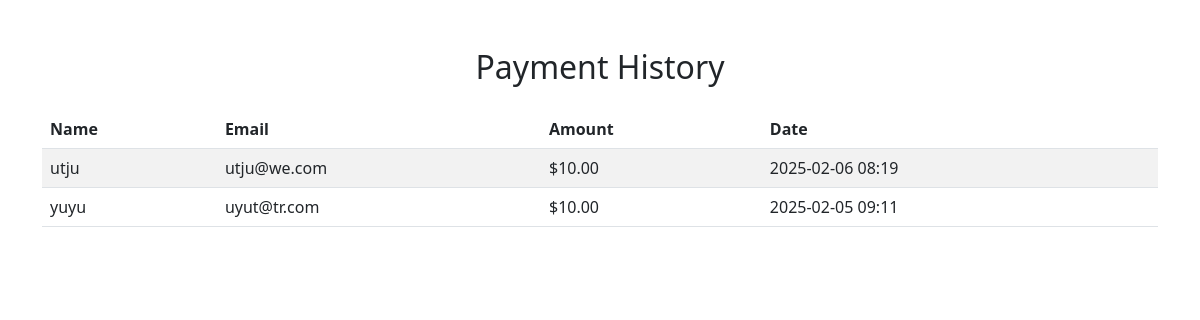
/payment-history/, run on the app's committed database.
### core/models.py (models this page shows, shortened)
class Payment(models.Model):
    name = models.CharField(max_length=100)
    email = models.EmailField()
    amount = models.DecimalField(max_digits=10, decimal_places=2)
    date = models.DateTimeField(auto_now_add=True)

### core/views.py (the view)
# urls.py: path('payment-history/', views.payment_history, name='payment_history'),
def payment_history(request):
    payments = Payment.objects.all().order_by('-date')  # �demeleri tarihe g�re s�rala
    return render(request, 'core/payment_history.html', {'payments': payments})

### core/templates/core/payment_history.html (shortened to what this page needs)
﻿{% extends 'base.html' %}
{% block content %}
<h2 class="text-center my-4">Payment History</h2>
<table class="table table-striped">
    <thead>
        <tr>
            <th>Name</th>
            <th>Email</th>
            <th>Amount</th>
            <th>Date</th>
        </tr>
    </thead>
    <tbody>
        {% for payment in payments %}
        <tr>
            <td>{{ payment.name }}</td>
            <td>{{ payment.email }}</td>
            <td>${{ payment.amount }}</td>
            <td>{{ payment.date|date:"Y-m-d H:i" }}</td>
        </tr>
        {% endfor %}
    </tbody>
</table>
{% endblock %}

### data on the page
Payment: name "utju", email "utju@we.com", amount "10.00", date "2025-02-06 08:19"
Payment: name "yuyu", email "uyut@tr.com", amount "10.00", date "2025-02-05 09:11"
